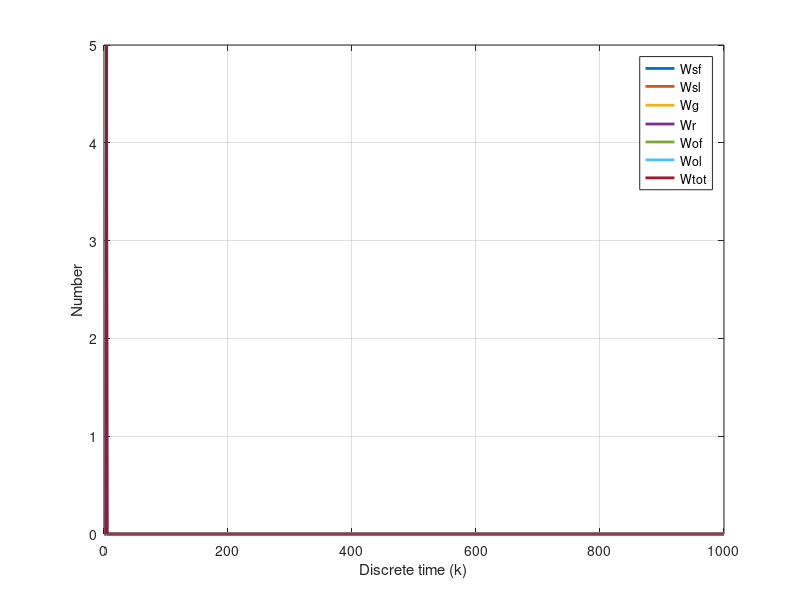
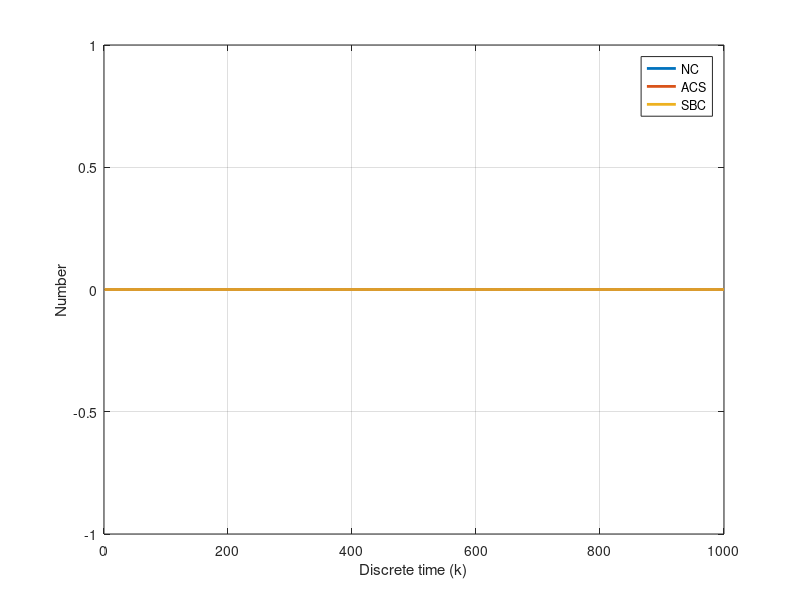

Here is the MATLAB script that generated these plots, in order:
% Usual cleaning
clc
close all
clear all

% Initialize parameters
Nr = 5; % Total number of robots
Ns = 5; % Total number of seeds
Wsf0 = Nr; % Number of robots in search-free state
Wsl0 = 0; % Number of robots in search-loaded state
Wr0 = 0; % Number of robots in releasing state
Wg0 = 0; % Number of robots in gripping state
Wof0 = 0; % Number of robots in obstacle avoidance-free state
Wol0 = 0; % Number of robots in obstacle avoidance-floaded state
k_sim = 1000; % Total simulation time
vr = 0.08; %average robot speed, m/s
rs = 0.1; %detection radius of the distance sensor
ds = 0.06; %detection distance of the sensor
da = 1; % edge of the arena
Aa = da^2; % Area of the arena, m^2
Ts = 1; % Sample time, s
Trg = 2; % Releasing and gripping delay, s
Toa = 3; % Obstacle avoidance delay, s
alpha_inc = 60; % Construction angle
alpha_dec = 60; % Destruction angle

% Allocate variables
Wsf = zeros(k_sim,1);
Wsl = zeros(k_sim,1);
Wr = zeros(k_sim,1);
Wg = zeros(k_sim,1);
Wof = zeros(k_sim,1);
Wol = zeros(k_sim,1);
Ncn = zeros(k_sim,Ns+1,1); % Number of clusters of size n (max Ns)
Nc = zeros(k_sim,1); % Number of clusters NC
Nac = zeros(k_sim,1); % Average cluster size ACS
NC = zeros(k_sim,1);
ACS = zeros(k_sim,1);
SBC = zeros(k_sim,1);

Td_max = max(Trg,Toa)+1;

% Initialize variables
Wsf(Td_max) = Wsf0;
Wsl(Td_max) = Wsl0;
Wr(Td_max) = Wr0;
Wg(Td_max) = Wg0;
Wol(Td_max) = Wol0;
Wof(Td_max) = Wof0;
Ncn(1:Td_max,1) = Ns;
Nac(1:Td_max) = 1;
NC(Td_max) = 0;
ACS(Td_max) = 0;
SBC(Td_max) = 0;

% Perform the simulation
for k = Td_max:k_sim
%TODO
                    
end

%%
% Plot number of robots in each state
figure
plot(Wsf,'LineWidth',2)
hold on
grid on
plot(Wsl,'LineWidth',2)
hold on
plot(Wg,'LineWidth',2)
hold on
plot(Wr,'LineWidth',2)
hold on
plot(Wof,'LineWidth',2)
hold on
plot(Wol,'LineWidth',2)
hold on
plot(Wsf + Wsl + Wg + Wr + Wof + Wol, 'LineWidth',2);
legend('Wsf','Wsl','Wg','Wr','Wof','Wol','Wtot');
xlabel('Discrete time (k)');
ylabel('Number');

% Plot metrics
figure
plot(NC,'LineWidth',2)
hold on
grid on
plot(ACS,'LineWidth',2)
hold on
plot(SBC,'LineWidth',2)
legend('NC','ACS','SBC');
xlabel('Discrete time (k)');
ylabel('Number');



